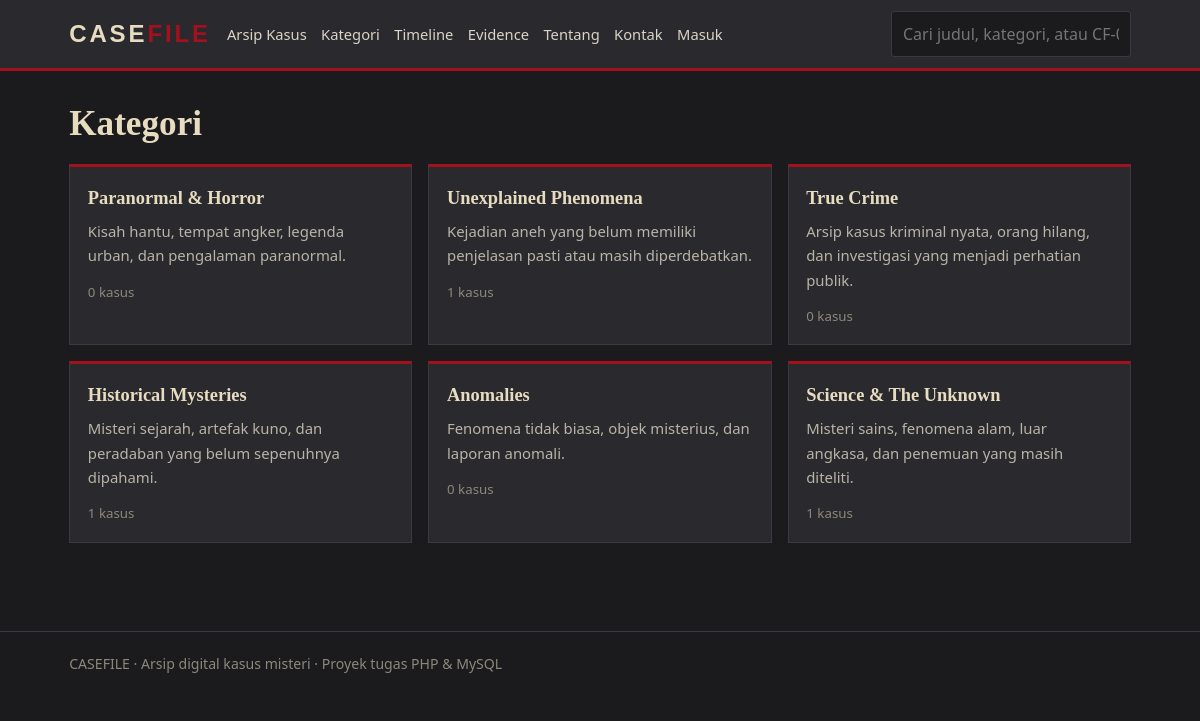
/categories.php, run on the app's committed database.
### tables this page shows
CREATE TABLE categories (
  id INT AUTO_INCREMENT PRIMARY KEY,
  nama VARCHAR(100) NOT NULL,
  deskripsi TEXT
);

### koneksi.php (called while the page is built, shortened)
<?php
function e($s) { return htmlspecialchars((string)$s, ENT_QUOTES, 'UTF-8'); }

### categories.php (the view)
<?php
$title = 'Kategori'; include 'includes/header.php';
$cats = $conn->query("SELECT c.*,COUNT(a.id) n FROM categories c LEFT JOIN articles a ON a.category_id=c.id GROUP BY c.id");
?>
<h1>Kategori</h1>
<div class="grid"><?php while ($c = $cats->fetch_assoc()): ?>
  <a class="card" href="cases.php?kat=<?= $c['id'] ?>"><h3><?= e($c['nama']) ?></h3><p><?= e($c['deskripsi']) ?></p><small><?= $c['n'] ?> kasus</small></a>
<?php endwhile; ?></div>
<?php include 'includes/footer.php'; ?>

### assets/style.css (style rules this page uses)
:root { --char:#1b1b1d;--gray:#2a2a2e;--gray2:#3a3a40;--red:#a3111f;--paper:#e8dcc0;--ink:#d9d4c7 }
* { box-sizing:border-box }
body { margin:0;background:var(--char);color:var(--ink);font:16px/1.65 "Segoe UI",system-ui,sans-serif }
a { color:inherit;text-decoration:none }
h1,h2,h3 { font-family:Georgia,"Times New Roman",serif;color:var(--paper);line-height:1.25;margin:.2em 0 .5em }
h1 { font-size:2.2rem }
.grid { display:grid;grid-template-columns:repeat(auto-fill,minmax(290px,1fr));gap:1rem }
.card { display:block;background:var(--gray);border:1px solid var(--gray2);border-top:3px solid var(--red);padding:1rem 1.1rem }
.card h3 { font-size:1.15rem }
.card p { margin:.3rem 0 .6rem;color:#b9b4a8;font-size:.93rem }
.card small { color:#8d887c }

### data on the page
categories: nama "Paranormal & Horror", deskripsi "Kisah hantu, tempat angker, legenda urban, dan pengalaman paranormal.", n "0"
categories: nama "Unexplained Phenomena", deskripsi "Kejadian aneh yang belum memiliki penjelasan pasti atau masih diperdebatkan.", n "1"
categories: nama "True Crime", deskripsi "Arsip kasus kriminal nyata, orang hilang, dan investigasi yang menjadi perhatian publik.", n "0"
categories: nama "Historical Mysteries", deskripsi "Misteri sejarah, artefak kuno, dan peradaban yang belum sepenuhnya dipahami.", n "1"
categories: nama "Anomalies", deskripsi "Fenomena tidak biasa, objek misterius, dan laporan anomali.", n "0"
categories: nama "Science & The Unknown", deskripsi "Misteri sains, fenomena alam, luar angkasa, dan penemuan yang masih diteliti.", n "1"
